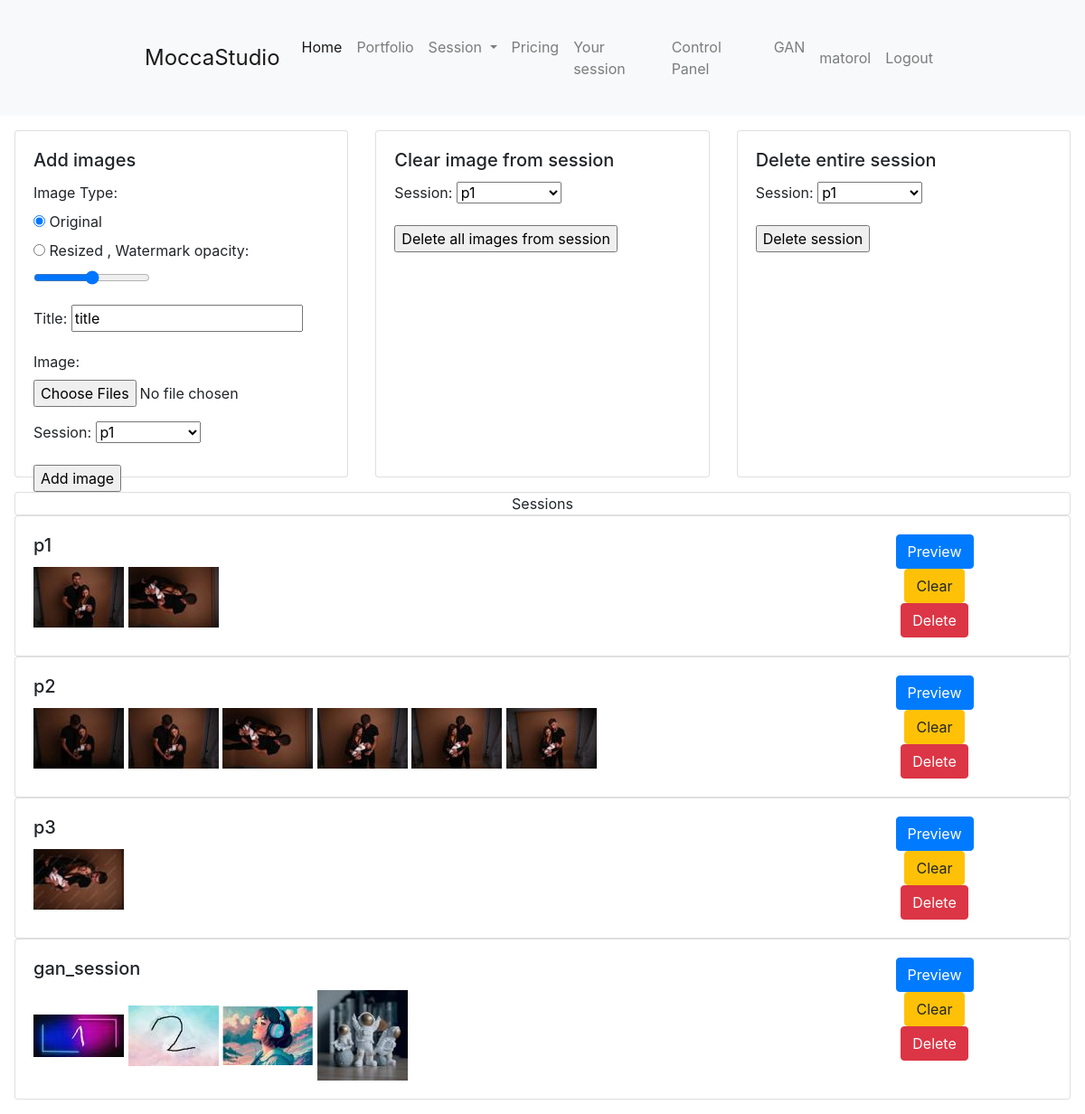
The page /control_panel/photos_sessions/ (signed in) on the database its author committed.
### main/models.py (models this page shows, shortened)
class Session(models.Model):
    name = models.CharField(max_length=100, unique=True)
    password = models.CharField(max_length=100, default="password")

class Photo(models.Model):
    title = models.CharField(max_length=255)
    image = models.ImageField(upload_to='photos/')
    session = models.ForeignKey(Session, on_delete=models.CASCADE,null=True)
    selected_to_edit = models.BooleanField(default=False)
    thumbnail = models.ImageField(upload_to='thumbnails/', blank=True, null=True)
    thumbnail_medium = models.ImageField(upload_to='thumbnails_medium/', blank=True, null=True)

### main/views.py (the view)
# urls.py: path("control_panel/photos_sessions/", views.photos_sessions, name="photos_sessions"),
@user_passes_test(lambda user: user.is_superuser)
def photos_sessions(request):
    context = {}
    sessions = Session.objects.all()
    if request.method == 'POST':
        if 'clear_session' in request.POST:
            session_id =  request.POST['session']
            dropped_photo = Photo.objects.filter(session_id=session_id)
            for photo in dropped_photo:
                photo.delete()
        if 'delete_session' in request.POST:
            session_id =  request.POST['session']
            dropped_photo = Photo.objects.filter(session_id=session_id)
            for photo in dropped_photo:
                photo.delete()
            Session.objects.filter(id=session_id).delete()
        if 'add_images_session' in request.POST:
            form = PhotoForm(request.POST, request.FILES)
            if form.is_valid():
                images = request.FILES.getlist('image')
                image_type = request.POST.get('image_type')
                uploaded_photos = []
                for image in images:
                    uploaded_photos.append('a')
                    print(uploaded_photos)
                    try:
                        img = Image.open(image)
                        if img.format !='JPEG':
                            print("not jpg")
                            raise ValidationError("not jpeg")
                        if image_type == 'original':
                            photo = Photo(title=image.name, image=image, session=form.cleaned_data['session'])
                            photo.save()
                        elif image_type == 'resized':
                            create_watermarked_photo(image, form.cleaned_data['session'], request.POST['watermark_opacity'])
                    except Exception as e:
                        form.add_error('image',str(e))
                img_obj = form.instance
                context = {'form': form, 'img_obj': img_obj, 'sessions':sessions,  'uploaded_photos': uploaded_photos}
                return render(request, 'main/control_panel/photos_sessions.html', context)
    else:
        form = PhotoForm()
    photos = Photo.objects.all()
    context = {'sessions': sessions, 'photos': photos}
    return render(request, 'main/control_panel/photos_sessions.html', context)

### main/templates/main/control_panel/photos_sessions.html (shortened to what this page needs)
{% extends 'main/base.html' %}
{% block content %}
{% if user.is_superuser %}
<div class="m-3">
    <div class="row">
        <div class="col-sm-4">
            <div class="card" style="height: 24rem;">
                <form method="post" enctype="multipart/form-data">
                    <div class="card-body">
                    <h5 class="card-title">Add images</h5>
                    <p class="card-text">
                        <label for="id_image_type">Image Type:</label><br>
                        <input type="radio" name="image_type" id="id_image_type_original" value="original" checked>
                        <label for="id_image_type_original">Original</label><br>
                        <input type="radio" name="image_type" id="id_image_type_resized" value="resized">
                        <label for="id_image_type_resized">Resized</label>
                        <label for="watermark_opacity">, Watermark opacity:</label>
                        <input type="range" name="watermark_opacity" id="watermark_opacity" min="0" max="100" value="50" step="10">
                    </p>
                    <p class="card-text">
                        <label for="id_title">Title:</label>
                        <input type="text" name="title" id="id_title" value="title">
                    </p>
                    <p class="card-text">
                        <label for="id_image">Image:</label>
                        <input type="file" name="image" id="id_image" multiple>
                    </p>
                    <p class="card-text">
                        <label for="id_session">Session:</label>
                        <select name="session" id="id_session">
                            {% for session in sessions %}
                                <option value="{{ session.id }}">{{ session.name }}</option>
                            {% endfor %}
                        </select>
                    </p>
                    <p class="card-text">
                        <input type="submit" name="add_images_session" value="Add image">
                    </p>
                </div>
                </form>
            </div>
        </div>
        <div class="col-sm-4">
            <div class="card" style="height: 24rem;">
                <form method="post">
                    <div class="card-body">
                    <h5 class="card-title">Clear image from session</h5>
                    <p class="card-text">
                        <label for="id_session">Session:</label>
                        <select name="session" id="id_session">
                            {% for session in sessions %}
                                <option value="{{ session.id }}">{{ session.name }}</option>
                            {% endfor %}
                        </select>
                    </p>
                    <p class="card-text">
                        <input type="submit" name="clear_session" value="Delete all images from session">
                    </p>
                </div>
                </form>
            </div>
        </div>
        <div class="col-sm-4">
            <div class="card" style="height: 24rem;">
                <form method="post">
                    <div class="card-body">
                    <h5 class="card-title">Delete entire session</h5>
                    <p class="card-text">
                        <label for="id_session">Session:</label>
                        <select name="session" id="id_session">
                            {% for session in sessions %}
                                <option value="{{ session.id }}">{{ session.name }}</option>
                            {% endfor %}
                        </select>
                    </p>
                    <p class="card-text">
                        <input type="submit" name="delete_session" value="Delete session">
                    </p>
                </div>
                </form>
            </div>
        </div>
    </div>
</div>
<div class="m-3">
    <div class="card text-center">Sessions</div>
    {% for session in sessions %}
            <div class="card">
                <div class="card-body">
                    <div class="row">
                        <div class="col-md-9">
                            <h5 class="card-title">{{ session.name }}</h5>
                            <p class="card-text">
                                {% for photo in session.photo_set.all %}
                                    {% if forloop.counter <= 9 %}
                                        <img src="{{ photo.thumbnail.url }}" alt="connect" style="max-height: 100px">
                                    {% elif forloop.counter == 10 %}
                                        <span>+{{ session.photo_set.all.count|add:"-9" }} ...</span>
                                    {% endif %}
                                {% endfor %}
                            </p>
                        </div>
                        <div class="col-md-3 text-center">
                            <a href="/session/{{session.name}}"><button class="btn btn-primary">Preview</button></a>
                            <form method="post">
                                <button type="submit" name="clear_session" class="btn btn-warning">Clear</button>
                            </form>
                            <form method="post">
                                <button type="submit" name="delete_session" class="btn btn-danger">Delete</button>
                            </form>
                        </div>
                    </div>
                </div>
            </div>
    {% endfor %}
</div>
{% endif %}
{% endblock %}

### main/templates/main/base.html (shortened to what this page needs)
<!DOCTYPE html>
<html lang="en">
<head>
    <link rel="stylesheet" href="https://cdn.jsdelivr.net/npm/bootstrap@4.3.1/dist/css/bootstrap.min.css">
    <link rel="stylesheet" href="https://cdnjs.cloudflare.com/ajax/libs/font-awesome/5.15.3/css/all.min.css">
    {% load static %}
    <link rel="stylesheet" type="text/css" href="{% static 'base.css' %}">
    <link rel="stylesheet" type="text/css" href="{% static 'lightbox/lightbox.min.css' %}">
</head>
<body>
    {% block nav %}
    <nav class="navbar navbar-expand-lg navbar-light bg-light">
        <a class="navbar-brand" href="/">MoccaStudio</a>
        <div class="collapse navbar-collapse" id="navbarSupportedContent">
        <ul class="navbar-nav mr-auto">
            <li class="nav-item active">
                <a class="nav-link" href="/home">Home <span class="sr-only">(current)</span></a>
            </li>
            <li class="nav-item">
                <a class="nav-link" href="/portfolio">Portfolio</a>
            </li>
            <li class="nav-item dropdown">
                <a class="nav-link dropdown-toggle" href="#" id="navbarDropdown" role="button" data-toggle="dropdown" aria-haspopup="true" aria-expanded="false">
                    Session
                </a>
            </li>
            <li class="nav-item">
                <a class="nav-link" href="/pricing">Pricing</a>
            </li>
            {% if user.is_authenticated %}
            <li class="nav-item">
                <a class="nav-link" href="/sessions/{{user.username}}">Your session</a>
            </li>
            {% endif %}
            {% if user.is_superuser %}
            <li class="nav-item">
                <a class="nav-link" href="/control_panel">Control Panel</a>
            </li>
            <li class="nav-item">
                <a class="nav-link" href="/gan_control_panel">GAN</a>
            </li>
            {% endif %}
        </ul>
        <ul class="navbar-nav ml-auto">
            {% if user.is_authenticated %}
                <li class="nav-item">
                    <a class="nav-link" href="/profile">{{user.username}}</a>
                </li>
                <span class="nav-item">
                    <a class="nav-link" href="/logout">Logout</a>
                </span>
            {% endif %}
        </ul>
        </div>
    </nav>
    {% endblock %}
    {% block content %}
    {% endblock %}
</body>
</html>

### main/static/base.css (style rules this page uses)
body { font-size: 1.0rem; }
.navbar { padding: 2rem 10rem; }
.navbar-brand { font-size: 1.5rem; }

### rows shown on the page
Session: name "p1"
Photo: thumbnail (picture)
Photo: thumbnail (picture)
Session: name "p2"
Photo: thumbnail (picture)
Photo: thumbnail (picture)
Photo: thumbnail (picture)
Photo: thumbnail (picture)
Photo: thumbnail (picture)
Photo: thumbnail (picture)
Session: name "p3"
Photo: thumbnail (picture)
Session: name "gan_session"
Photo: thumbnail (picture)
Photo: thumbnail (picture)
Photo: thumbnail (picture)
Photo: thumbnail (picture)

### other values the page prints
{{ user.username }} "matorol"
form field session "p1"
